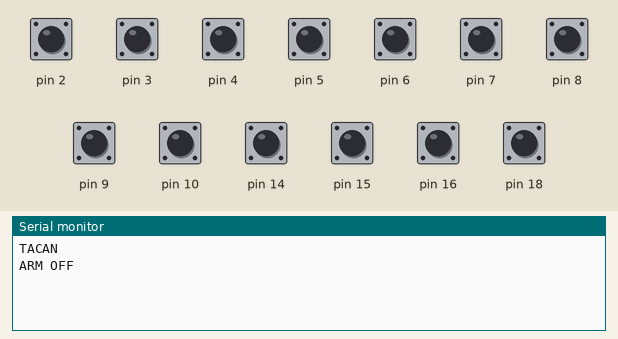
This sketch was run on a simulated Arduino Leonardo, built with avr-gcc and run on an emulated ATmega32U4. On the bench: the last lines printed to the serial monitor. Inputs (shaded band) come from the test bench; at power-on: pin 2–10, pin 14–16, pin 18 HIGH. USB keyboard and mouse output is not drawn.

Above: at 1.2 s.
1.3 s: pin 2 pulled LOW for 0.15 s
At 2.7 s:
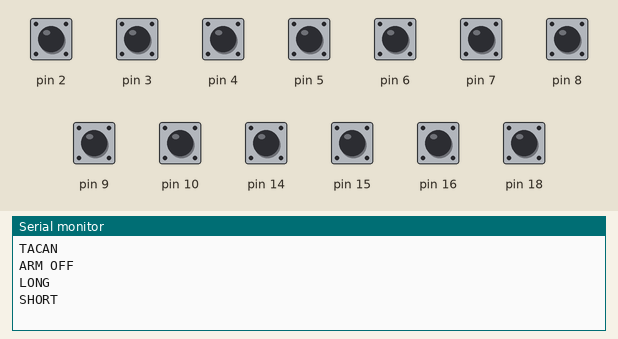
3.0 s: pin 3 pulled LOW for 0.15 s
At 4.0 s:
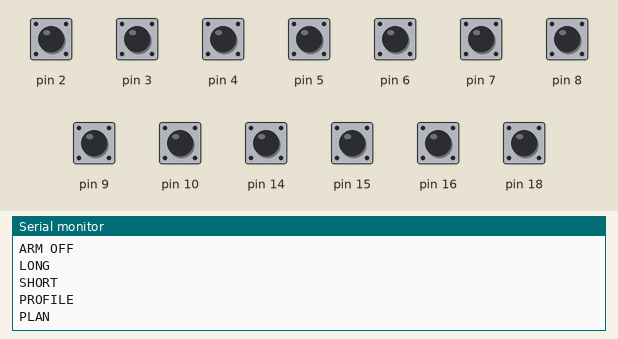
4.7 s: pin 4 pulled LOW for 0.15 s
At 5.3 s:
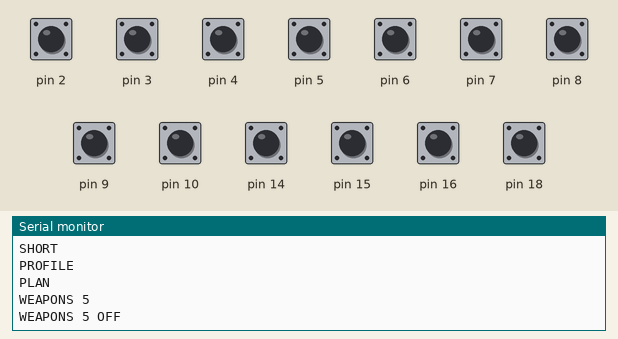
6.4 s: pin 9 pulled LOW for 0.15 s
At 7.8 s:
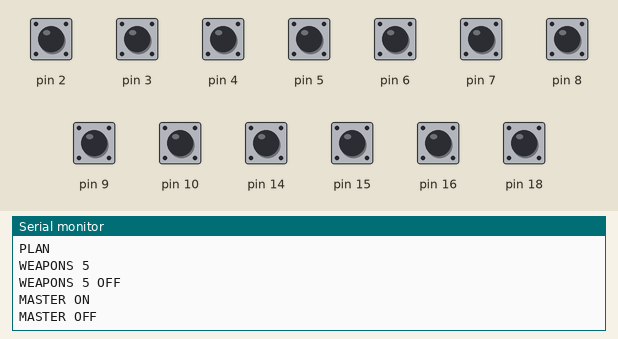
8.1 s: pin 10 pulled LOW for 0.15 s
At 8.31 s:
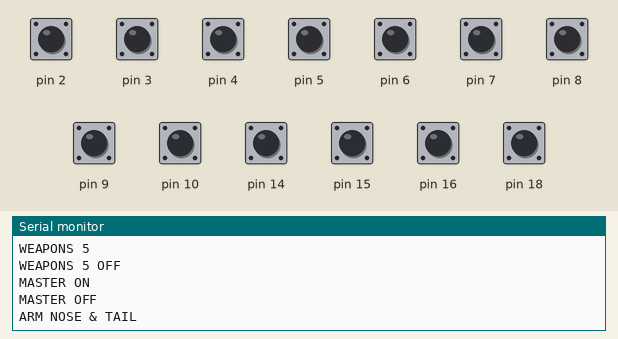
9.7 s: pin 14 pulled LOW for 0.15 s
At 10.3 s:
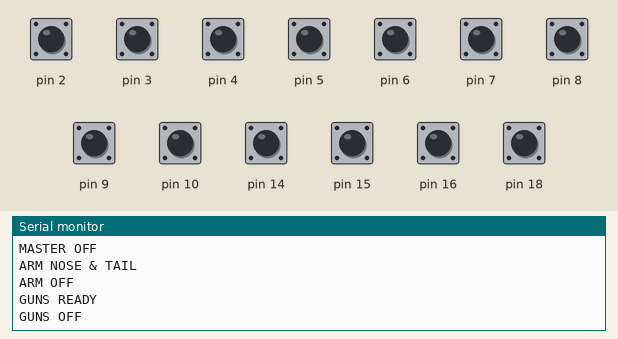

Measured:
- after the input at 1.3 s, the serial monitor: prints a new line after 0.08 s (image 1)
- after the input at 3.0 s, the serial monitor: prints a new line after 0.08 s (image 2)
- after the input at 4.7 s, the serial monitor: prints a new line after 0.08 s (image 3)
- after the input at 6.4 s, the serial monitor: prints a new line after 0.08 s (image 4)
- after the input at 8.1 s, the serial monitor: prints a new line after 0.08 s (image 5)
- after the input at 9.7 s, the serial monitor: prints a new line after 0.08 s (image 6)

The sketch:

A4_Army_Ar1.ino
```cpp
#include <Keyboard.h>

int lastButtonState[15] = { 0, 0, 0, 0, 0 ,0 ,0 ,0 ,0 ,0 ,0 ,0 ,0 ,0 ,0};
const int tempoApertoBotao = 80;

void teclado(void) {
  int pin2 = !digitalRead(2);
  int pin3 = !digitalRead(3);
  int pin4 = !digitalRead(4);
  int pin5 = !digitalRead(5);
  int pin6 = !digitalRead(6);
  int pin7 = !digitalRead(7);
  int pin8 = !digitalRead(8);
  int pin9 = !digitalRead(9);
  int pin10 = !digitalRead(10);
  int pin16 = !digitalRead(16);
  int pin14 = !digitalRead(14);
  int pin15 = !digitalRead(15);
  int pinA0 = !digitalRead(18);

  if (pin2 == 1 && lastButtonState[0] != pin2) {
    //Keyboard.press(KEY_LEFT_SHIFT); //Keyboard.press('3');
    delay(tempoApertoBotao);
    Keyboard.releaseAll();
    Serial.println("LONG");
    lastButtonState[0] = pin2;
  }else if (pin2 != 1 && lastButtonState[0] != pin2) {
    //Keyboard.press(KEY_LEFT_SHIFT); //Keyboard.press('4');
    delay(tempoApertoBotao);
    lastButtonState[0] = pin2;
    Keyboard.releaseAll();
    Serial.println("SHORT");
  }

  if (pin3 == 1 && lastButtonState[1] != pin3) {
    //Keyboard.press(KEY_LEFT_SHIFT); //Keyboard.press('1');
    delay(tempoApertoBotao);
    Keyboard.releaseAll();
    Serial.println("PROFILE");
    lastButtonState[1] = pin3;
  }else if (pin3 != 1 && lastButtonState[1] != pin3) {
    //Keyboard.press(KEY_LEFT_SHIFT); //Keyboard.press('2');
    delay(tempoApertoBotao);
    lastButtonState[1] = pin3;
    Keyboard.releaseAll();
    Serial.println("PLAN");
  }

  if (pin4 == 1 && lastButtonState[2] != pin4) {
    //Keyboard.press('5');
    delay(tempoApertoBotao);
    Keyboard.releaseAll();
    Serial.println("WEAPONS 5");
    lastButtonState[2] = pin4;
  }else if (pin4 != 1 && lastButtonState[2] != pin4) {
    //Keyboard.press('5');
    delay(tempoApertoBotao);
    lastButtonState[2] = pin4;
    Keyboard.releaseAll();
    Serial.println("WEAPONS 5 OFF");
  }

  if (pin5 == 1 && lastButtonState[3] != pin5) {
    //Keyboard.press('4');
    delay(tempoApertoBotao);
    Keyboard.releaseAll();
    Serial.println("WEAPONS 4");
    lastButtonState[3] = pin5;
  }else if (pin5 != 1 && lastButtonState[3] != pin5) {
    //Keyboard.press('4');
    delay(tempoApertoBotao);
    lastButtonState[3] = pin5;
    Keyboard.releaseAll();
    Serial.println("WEAPONS 4 OFF");
  }

  if (pin6 == 1 && lastButtonState[4] != pin6) {
    //Keyboard.press('3');
    delay(tempoApertoBotao);
    Keyboard.releaseAll();
    Serial.println("WEAPONS 3");
    lastButtonState[4] = pin6;
  }else if (pin6 != 1 && lastButtonState[4] != pin6) {
    //Keyboard.press('3');
    delay(tempoApertoBotao);
    lastButtonState[4] = pin6;
    Keyboard.releaseAll();
    Serial.println("WEAPONS 3 OFF");
  }

  if (pin7 == 1 && lastButtonState[5] != pin7) {
    //Keyboard.press('2');
    delay(tempoApertoBotao);
    Keyboard.releaseAll();
    Serial.println("WEAPONS 2");
    lastButtonState[5] = pin7;
  }else if (pin7 != 1 && lastButtonState[5] != pin7) {
    //Keyboard.press('2');
    delay(tempoApertoBotao);
    lastButtonState[5] = pin7;
    Keyboard.releaseAll();
    Serial.println("WEAPONS 2 OFF");
  }

  if (pin8 == 1 && lastButtonState[6] != pin8) {
    //Keyboard.press('1');
    delay(tempoApertoBotao);
    Keyboard.releaseAll();
    Serial.println("WEAPONS 1");
    lastButtonState[6] = pin8;
  }else if (pin8 != 1 && lastButtonState[6] != pin8) {
    //Keyboard.press('1');
    delay(tempoApertoBotao);
    lastButtonState[6] = pin8;
    Keyboard.releaseAll();
    Serial.println("WEAPONS 1 OFF");
  }

  if (pin9 == 1 && lastButtonState[7] != pin9) {
    //Keyboard.press('0');
    delay(tempoApertoBotao);
    Keyboard.releaseAll();
    Serial.println("MASTER ON");
    lastButtonState[7] = pin9;
  }else if (pin9 != 1 && lastButtonState[7] != pin9) {
    //Keyboard.press('0');
    delay(tempoApertoBotao);
    lastButtonState[7] = pin9;
    Keyboard.releaseAll();
    Serial.println("MASTER OFF");
  }

  if (pin14 == 1 && lastButtonState[8] != pin14) {
    //Keyboard.press('9');
    delay(tempoApertoBotao);
    Keyboard.releaseAll();
    Serial.println("GUNS READY");
    lastButtonState[8] = pin14;
  }else if (pin14 != 1 && lastButtonState[8] != pin14) {
    //Keyboard.press('9');
    delay(tempoApertoBotao);
    lastButtonState[8] = pin14;
    Keyboard.releaseAll();
    Serial.println("GUNS OFF");
  }

  //BDHI
  if (pin15 == 1 && lastButtonState[9] != pin15) {
    //Keyboard.press(KEY_LEFT_CTRL);    //Keyboard.press('1');
    delay(tempoApertoBotao);
    Keyboard.releaseAll();
    Serial.println("NAV CMPTR");
    lastButtonState[9] = pin15;
    lastButtonState[11] = 0;
  }else {
    lastButtonState[9] = pin15;
  }
  if (pinA0 == 1 && lastButtonState[10] != pinA0) {
    //Keyboard.press(KEY_LEFT_CTRL);    //Keyboard.press('2');
    delay(tempoApertoBotao);
    Keyboard.releaseAll();
    Serial.println("NAV PAC");
    lastButtonState[10] = pinA0;
    lastButtonState[11] = 0;
  }else {
    lastButtonState[10] = pinA0;
  }
  if (pin15 == 0 && pinA0 == 0 && lastButtonState[11] != 1) {
    //Keyboard.press(KEY_LEFT_CTRL);    //Keyboard.press('3');
    delay(tempoApertoBotao);
    Keyboard.releaseAll();
    Serial.println("TACAN");
    lastButtonState[11] = 1;
  }

  //ARM NOSE
  if (pin10 == 1 && lastButtonState[12] != pin10) {
    //Keyboard.press(KEY_LEFT_ALT);    //Keyboard.press('1');
    delay(tempoApertoBotao);
    Keyboard.releaseAll();
    Serial.println("ARM NOSE & TAIL");
    lastButtonState[12] = pin10;
    lastButtonState[14] = 0;
  }else {
    lastButtonState[12] = pin10;
  }
  if (pin16 == 1 && lastButtonState[13] != pin16) {
    //Keyboard.press(KEY_LEFT_ALT);    //Keyboard.press('3');
    delay(tempoApertoBotao);
    Keyboard.releaseAll();
    Serial.println("ARM TAIL");
    lastButtonState[13] = pin16;
    lastButtonState[14] = 0;
  }else {
    lastButtonState[13] = pin16;
  }
  if (pin10 == 0 && pin16 == 0 && lastButtonState[14] != 1) {
    //Keyboard.press(KEY_LEFT_ALT);    //Keyboard.press('2');
    delay(tempoApertoBotao);
    Keyboard.releaseAll();
    Serial.println("ARM OFF");
    lastButtonState[14] = 1;
  }

}

void setup() {
  pinMode(2, INPUT_PULLUP);
  pinMode(3, INPUT_PULLUP);
  pinMode(4, INPUT_PULLUP);
  pinMode(5, INPUT_PULLUP);
  pinMode(6, INPUT_PULLUP);
  pinMode(7, INPUT_PULLUP);
  pinMode(8, INPUT_PULLUP);
  pinMode(9, INPUT_PULLUP);
  pinMode(10, INPUT_PULLUP);
  pinMode(16, INPUT_PULLUP);
  pinMode(14, INPUT_PULLUP);
  pinMode(15, INPUT_PULLUP);
  pinMode(18, INPUT_PULLUP);

  Serial.begin(9600);
  Keyboard.begin();
}

void loop() {
  teclado();
  //delay(500);
}
```
